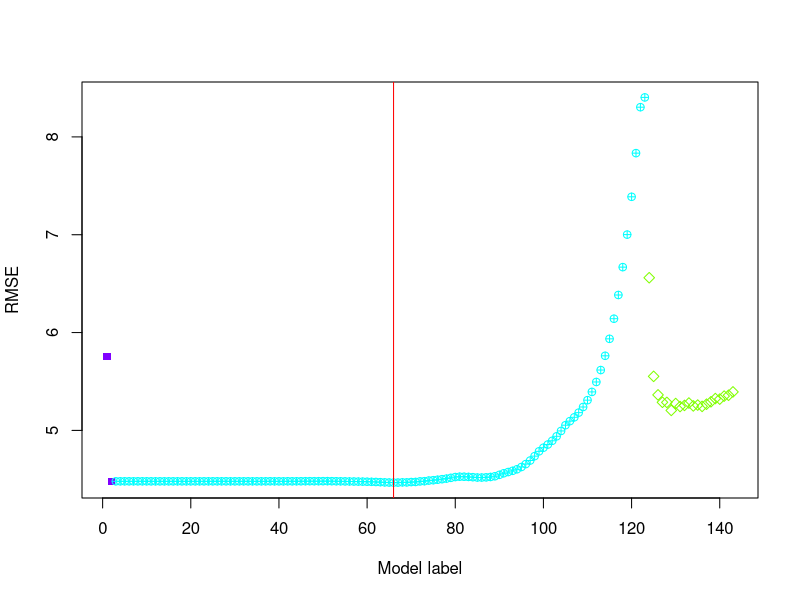

Reproduce this figure in R.
# libraries used
library(FNN)
library(glmnet)

############# Data Prep #############
bodyfat = read.csv("bodyfat-1.csv")

dim(bodyfat)
n = dim(bodyfat)[1]
names(bodyfat)  # using BodyFatSiri as response, versus Density or BodyFatBrozek

############# Model specifications #############
# Linear
Model1 = (BodyFatSiri ~ Weight+BMI+Height) #dimensions
Model2 = (BodyFatSiri ~ . - Case - BodyFatBrozek - Density) # all
allLinModels = list(Model1,Model2)	
# LASSO
alllambda = exp(-100:20/10)
# kNN 
allkNN = 1:20
# model counts and types
mLin = length(allLinModels); mkNN = length(allkNN); mLASSO = length(alllambda)
mmodels = mLin+mkNN+mLASSO
modelMethod = c(rep("Linear",mLin),rep("LASSO",mLASSO),rep("kNN",mkNN))

############# Cross-validation via for loop #############
# produce loops for 10-fold cross-validation for model selection
nfolds = 10
groups = rep(1:nfolds,length=n)  #produces list of group labels
set.seed(81)
cvgroups = sample(groups,n)  #orders randomly

# set up storage for CV values
allmodelCV = rep(NA,mmodels) #place-holder for results

#fits for each model m, including predictors 1:m in order of forward step regression selection
# cross-validation of linear models
for (m in 1:mLin) {
  allpredictedCV = rep(NA,n)
  for (i in 1:nfolds) {
    groupi = (cvgroups == i)
    
    #prediction via cross-validation
    lmfitCV = lm(formula = allLinModels[[m]],data=bodyfat,subset=!groupi)
    allpredictedCV[groupi] = predict.lm(lmfitCV,bodyfat[groupi,])
    allmodelCV[m] = mean((allpredictedCV-bodyfat$BodyFatSiri)^2)
  }
}

# cross-validation of LASSO models
x = model.matrix(BodyFatSiri ~ . - Case - BodyFatBrozek - Density,data=bodyfat)[,-1]  # just select x variables
y = bodyfat$BodyFatSiri
cvLASSO = cv.glmnet(x, y, lambda=alllambda, alpha = 1, nfolds=nfolds, foldid=cvgroups)
allmodelCV[(mLin+1): (mLin+mLASSO)] = cvLASSO$cvm[order(cvLASSO$lambda)]

# cross-validation of kNN models (with standardization)
for (k in 1:mkNN) {
  allpredictedCV = rep(NA,n)
  for (i in 1:nfolds)  {
    groupi = (cvgroups == i)
    x.bodyfat = bodyfat[,5:18]  # just select x variables
    train.x = x.bodyfat[cvgroups != i,]
    train.x.std = scale(train.x)
    valid.x = x.bodyfat[cvgroups == i,]
    valid.x.std = scale(valid.x, 
                        center = attr(train.x.std, "scaled:center"), 
                        scale = attr(train.x.std, "scaled:scale"))
    predictedCV = knn.reg(train.x.std, valid.x.std, bodyfat$BodyFatSiri[!groupi], k = k)
    allpredictedCV[groupi] = predictedCV$pred
  }
  # must store in consecutive spots
  allmodelCV[mLin+mLASSO+k] = mean((allpredictedCV-bodyfat$BodyFatSiri)^2)
}

############# identify selected model to fit to full data #############
order.min = which.min(allmodelCV)
LinModel = ifelse(modelMethod[order.min] == "Linear", 
                 allLinModels[[order.min]],
                 "not best")

LASSOpar = ifelse(modelMethod[order.min] == "LASSO",
                  alllambda[order.min-mLin],      # CORRECTED location
                  "not best")

kNNpar = ifelse(modelMethod[order.min] == "kNN", 
                 allkNN[order.min-mLin-mLASSO],   # CORRECTED location
                 "not best")
LinModel
kNNpar
LASSOpar  # CORRECTED

# then find coefficients to fit this best model
LASSOfit = glmnet(x, y, lambda=alllambda, alpha = 1)
LASSOcoef = coef(LASSOfit,s=LASSOpar)

############# compare all models #############
# compute RMSE = sqrt(CV) and plot
results = data.frame(RMSE = sqrt(allmodelCV),modelMethod=modelMethod)
coloptions = rainbow(4)
colused = coloptions[as.numeric(factor(modelMethod))+1]
charused = 5*(as.numeric(factor(modelMethod)))
plot(1:mmodels,results$RMSE,col=colused,pch=charused,
     xlab = "Model label",ylab = "RMSE")
abline(v=order.min,col="red")
